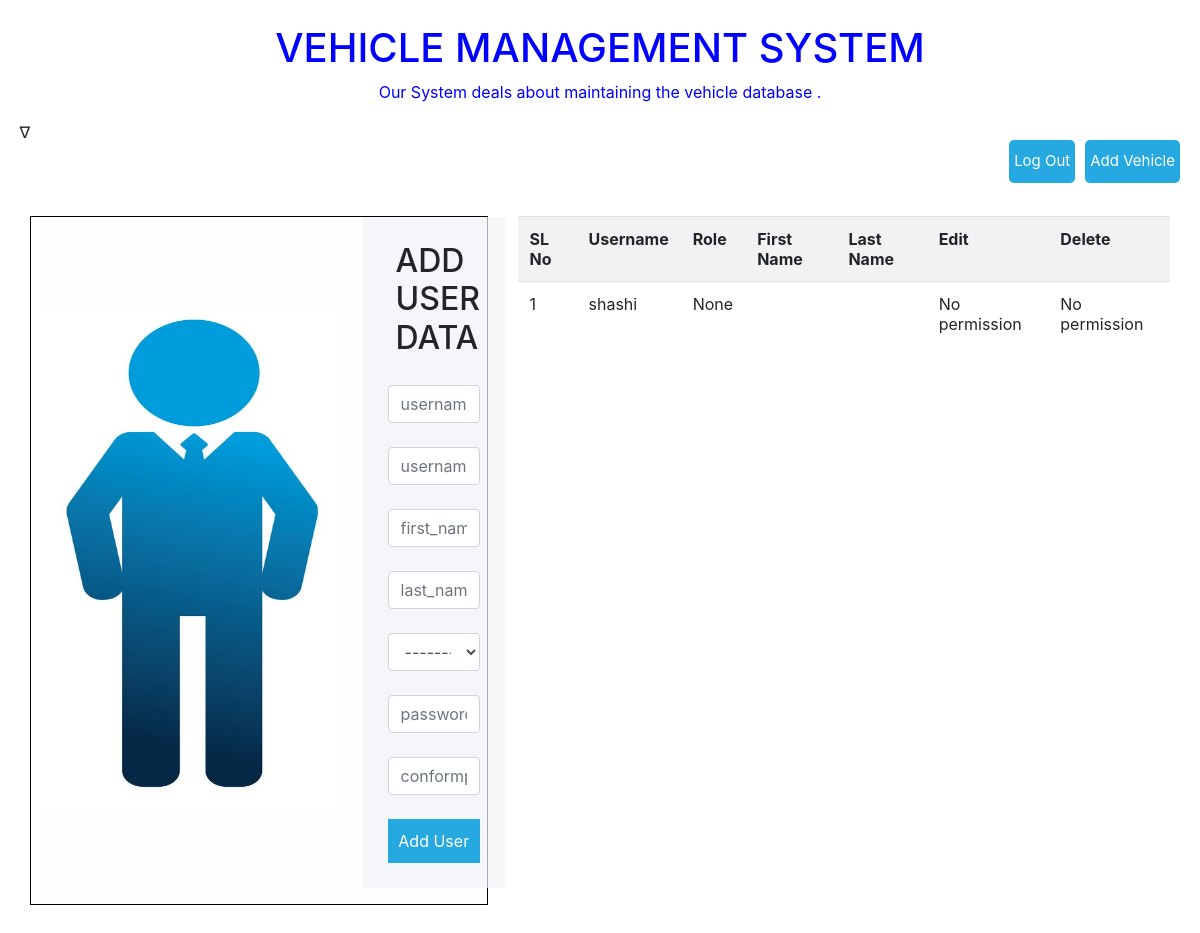
Before: /accounts/ (signed in) with the older database file.
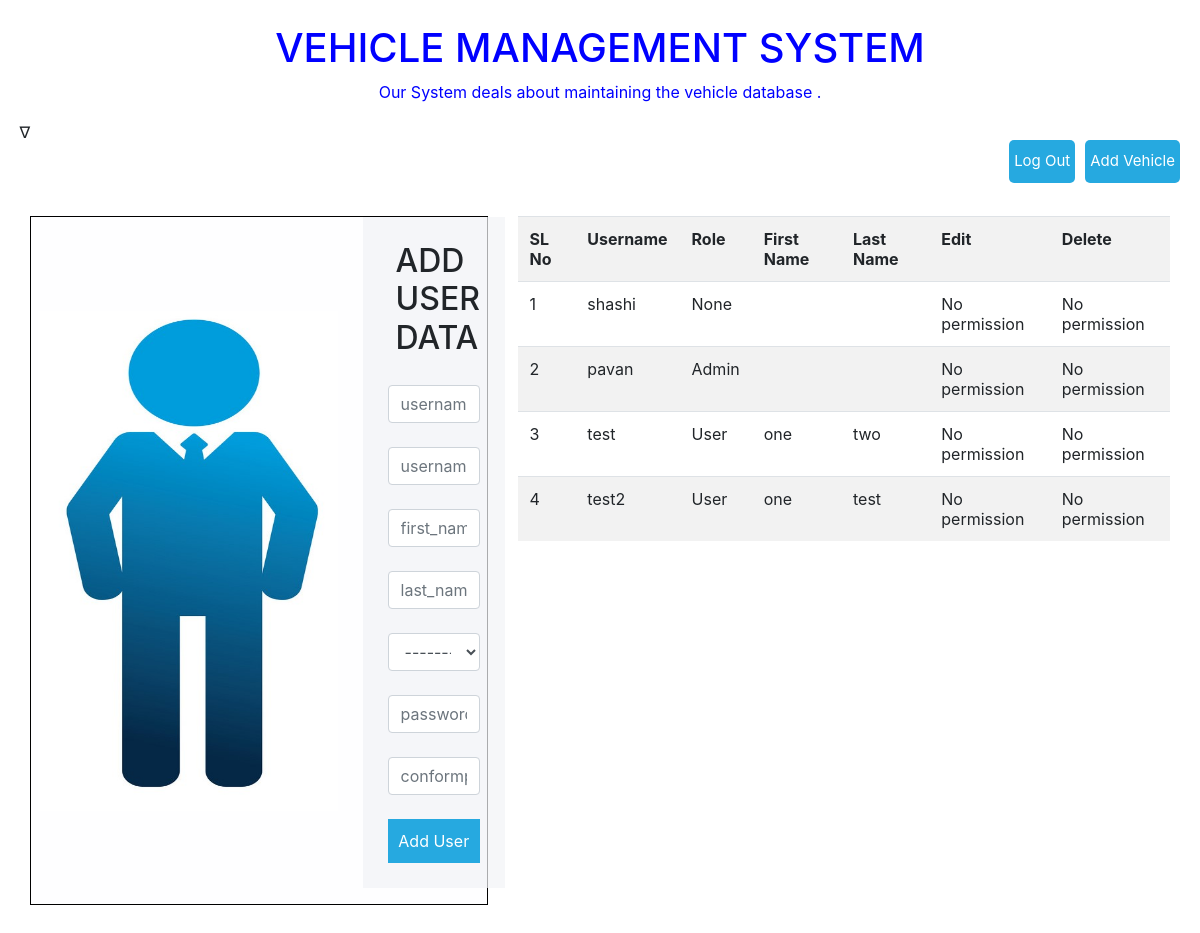
After: the same page with the newer database file.
### accounts/models.py (models this page shows, shortened)
class User(AbstractUser):
    groups = models.ForeignKey(
        Group, on_delete=models.SET_NULL, null=True, related_name="groups")
    email = models.EmailField(max_length=50, unique=True)
    name = models.CharField(max_length=250, null=True, blank=True)
    phone = models.CharField(max_length=13, null=True, blank=True)
    status = models.CharField(max_length=13, choices=STATUS_CHOICES, default='Inactive')
    created_on = models.DateTimeField(_('Created Date'), auto_now_add=True)
    updated_on = models.DateTimeField(_('Updated Date'), auto_now=True)
    published = models.BooleanField(_('Published on'), default=True)

### accounts/views.py (the view, shortened to what this page needs)
# urls.py: path('', views.UsereDataList.as_view(), name='user_data'),
class UsereDataList(generic.CreateView):
    model = User
    form_class = UserDataForm
    template_name = "accounts/user_data.html"
    success_message = "Thank you the form was Submitted Successfully!!!!!!"
    def get_context_data(self, **kwargs):
        context = super().get_context_data(**kwargs)
        context['user_list'] = User.objects.all()
        return context

### accounts/forms.py
class UserDataForm(forms.ModelForm):
    password = forms.CharField(widget=forms.PasswordInput, required=True)
    conformpassword = forms.CharField(widget=forms.PasswordInput, required=True)
    class Meta:
        model = User
        fields = ['email','username','groups','first_name','last_name','password','conformpassword']

### templates_data/templates/accounts/user_data.html (shortened to what this page needs)
{% extends 'base.html' %}
{% load widget_tweaks %}
  {% block content %}
<div class="container-fluid">
    <br>
  <h1>Vehicle Management System</h1>
  <p>Our System deals about maintaining the vehicle database .</p> <a class="btn-item place" href="{% url 'vms:vihicle'%}">Add Vehicle</a> &nbsp;&nabla;<a class="btn-item place" href="{% url 'accounts:logout'%}">Log Out</a> <br> <br>    <br>    <br>
  <div class="container-fluid">
    <div class="row">
      <div class="col-sm-5" >
        <div class="main-block" >
            <div class="left-part">
              <img src="/static/images/user.jpg" height="500px" width="300px">
            </div>
            <form method="post">
              <div class="title">
                {% if object %}
                <h2>Update User Data</h2>
                {%else%}
                <h2>Add User Data</h2>
                {%endif%}
              </div>
              <div class="info">
                {% render_field form.email id="email" type="email" class="form-control"  placeholder="username" %}
                {{ form.email.errors }}   <br>
                {% render_field form.username id="username"  class="form-control"  placeholder="username" %}
                {{ form.username.errors }}   <br>
                {% render_field form.first_name id="first_name"  class="form-control"  placeholder="first_name" %}
                {{ form.first_name.errors }} <br>
                {% render_field form.last_name id="last_name"  class="form-control"  placeholder="last_name" %}
                {{ form.last_name.errors }}  <br>
                {% render_field form.groups id="groups"  class="form-control"  placeholder="Role" %}
                {{ form.group.groups }}   <br>
                {% render_field form.password id="password"  class="form-control"  placeholder="password" %}
                {{ form.password.errors }}   <br>
                {% render_field form.conformpassword id="conformpassword"  class="form-control"  placeholder="conformpassword" %}
                {{ form.conformpassword.errors }} <br>
              </div>
              {% if object %}
              <button type="submit" href="/">Update User</button>
              {%else%}
              <button type="submit" href="/">Add User</button>
              {%endif%}
            </form>
          </div>
      </div>
      <div class="col-sm-7" >
          <table class="table table-striped">
              <tr>
                  <th>SL No</th>
                  <th>Username</th>
                  <th>Role</th>
                  <th>First Name</th>
                  <th>Last Name</th>
                  <th>Edit</th>
                  <th>Delete</th>
              </tr>
              {% for data in user_list%}
              <tr>
                  <td>{{ forloop.counter }}</td>
                  <td>{{data.username}}</td>
                  <td>{{data.groups}}</td>
                  <td>{{data.first_name}}</td>
                  <td>{{data.last_name}}</td>
                  {% if request.user.groups == "Super Admin" or request.user.groups == "Super Admin" %}
                  <td><a href="{% url 'accounts:users_update' user.id %}">Edit/Update</a></td>
                  {% elif request.user.groups == "Super Admin" %}
                  <td><a href="{% url 'accounts:delete' user.id %}">Delete</a></td>
                  {%else%}
                  <td>
                    No permission
                  </td>
                  <td>
                    No permission
                  </td>
                  {%endif%}
              </tr>
              {%endfor%}
          </table>
      </div>
    </div>
    <br>
  </div>
</div>
{% endblock %}

### templates_data/templates/base.html (shortened to what this page needs)
<html>
    <head>
        <link rel="stylesheet" href="/static/css/vms.css">
        <link rel="stylesheet" href="https://cdn.jsdelivr.net/npm/bootstrap@4.6.1/dist/css/bootstrap.min.css">
    </head>
    <body>
        {% block content %}
        {% endblock %}
    </body>
</html>

### templates_data/static/css/vms.css (style rules this page uses)
h1, h2 { text-transform: uppercase; font-weight: 400; }
h2 { margin: 0 0 0 8px; }
.main-block { display: flex; flex-direction: column; justify-content: center; align-items: center; height: 100%; padding: 25px; background: rgba(254, 254, 255, 0.7); border: 1px solid black; }
.left-part, form { padding: 25px; }
.left-part { text-align: center; }
form { background: rgba(243, 244, 247, 0.7); }
.title { display: flex; align-items: center; margin-bottom: 20px; }
.info { display: flex; flex-direction: column; }
input, select { padding: 5px; margin-bottom: 30px; background: transparent; border: none; border-bottom: 1px solid rgb(7, 7, 7); }
input::placeholder { color: rgb(20, 20, 20); }
option { background: rgba(253, 253, 253, 0.7); border: none; }
.btn-item, button { padding: 10px 5px; margin-top: 20px; border-radius: 5px; border: none; background: #26a9e0; text-decoration: none; font-size: 15px; font-weight: 400; color: #fff; }
.btn-item { display: inline-block; margin: 20px 5px 0; }
button { width: 100%; }
@media (min-width: 568px) { html, body { height: 100%; } }
@media (min-width: 568px) { .main-block { flex-direction: row; height: calc(100% - 50px); } }
@media (min-width: 568px) { .left-part, form { flex: 1; height: auto; } }
h1,p { text-align: center; color: blue; }
.place { float: right; }

Changed rows visible on the page:
added User: username "pavan", groups "Admin"
added User: username "test", groups "User", first_name "one", last_name "two"
added User: username "test2", groups "User", first_name "one", last_name "test"
